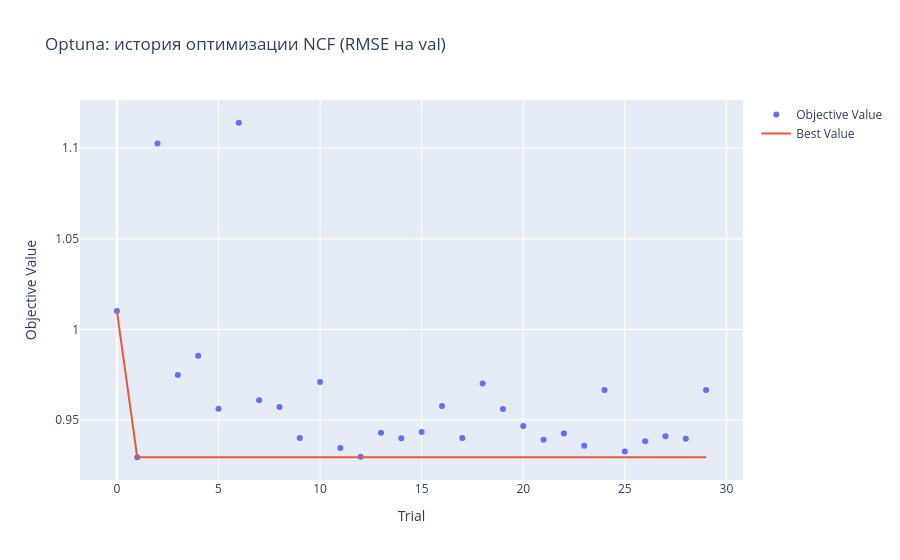
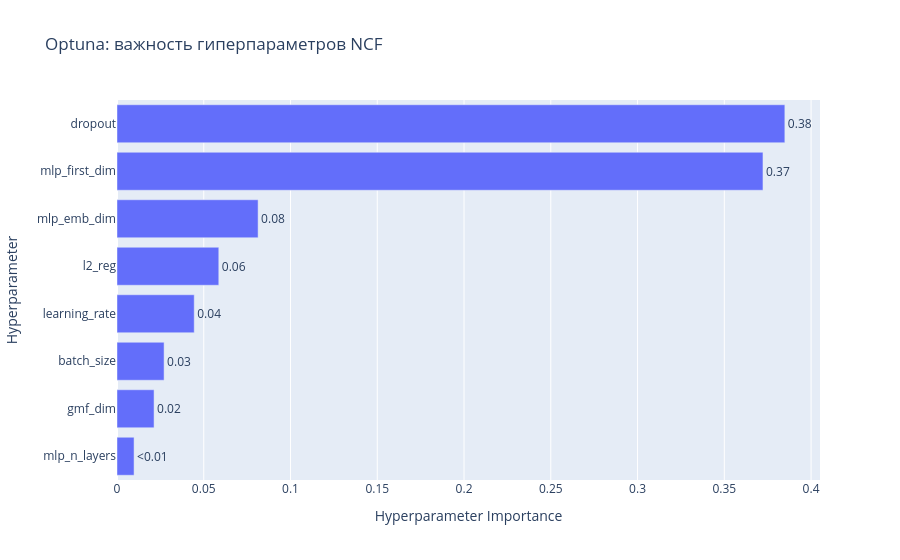
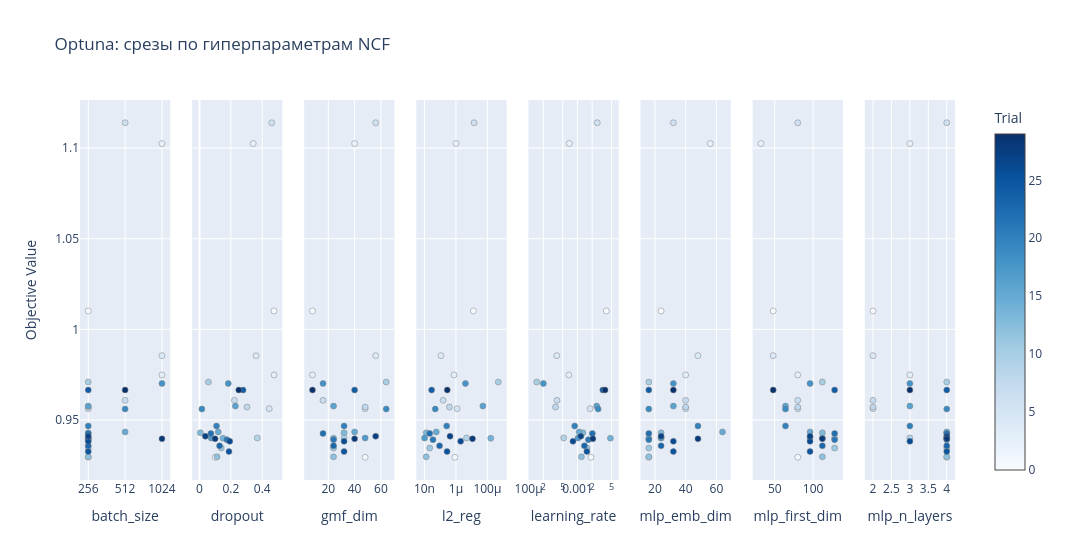

The notebook cell these images were saved under, in order:
### Code cell
# ── Визуализация Optuna ─────────────────────────────────────────────────

fig_history = ov.plot_optimization_history(study)
fig_history.update_layout(title='Optuna: история оптимизации NCF (RMSE на val)')
fig_history.write_html(str(MODELS_DIR / 'optuna_ncf_history.html'))
fig_history.show()

fig_importance = ov.plot_param_importances(study)
fig_importance.update_layout(title='Optuna: важность гиперпараметров NCF')
fig_importance.write_html(str(MODELS_DIR / 'optuna_ncf_importance.html'))
fig_importance.show()

fig_slice = ov.plot_slice(study)
fig_slice.update_layout(title='Optuna: срезы по гиперпараметрам NCF')
fig_slice.show()

### Figure 1 — Plotly figure (JSON) as saved in the notebook; plotly's stock layout.template omitted (floating-point values rounded to 4 significant figures)
{"data": [{"mode": "markers", "name": "Objective Value", "type": "scatter", "x": [0, 1, 2, 3, 4, 5, 6, 7, 8, 9, 10, 11, 12, 13, 14, 15, 16, 17, 18, 19, 20, 21, 22, 23, 24, 25, 26, 27, 28, 29], "y": [1.01, 0.9295, 1.103, 0.9749, 0.9855, 0.9563, 1.114, 0.9609, 0.9572, 0.9401, 0.971, 0.9346, 0.9297, 0.943, 0.94, 0.9435, 0.9577, 0.9401, 0.9702, 0.9561, 0.9467, 0.9392, 0.9426, 0.9358, 0.9666, 0.9326, 0.9382, 0.9411, 0.9397, 0.9666]}, {"mode": "lines", "name": "Best Value", "type": "scatter", "x": [0, 1, 2, 3, 4, 5, 6, 7, 8, 9, 10, 11, 12, 13, 14, 15, 16, 17, 18, 19, 20, 21, 22, 23, 24, 25, 26, 27, 28, 29], "y": [1.01, 0.9295, 0.9295, 0.9295, 0.9295, 0.9295, 0.9295, 0.9295, 0.9295, 0.9295, 0.9295, 0.9295, 0.9295, 0.9295, 0.9295, 0.9295, 0.9295, 0.9295, 0.9295, 0.9295, 0.9295, 0.9295, 0.9295, 0.9295, 0.9295, 0.9295, 0.9295, 0.9295, 0.9295, 0.9295]}, {"marker": {"color": "#cccccc"}, "mode": "markers", "name": "Infeasible Trial", "showlegend": false, "type": "scatter", "x": [], "y": []}], "layout": {"title": {"text": "Optuna: история оптимизации NCF (RMSE на val)"}, "xaxis": {"title": {"text": "Trial"}}, "yaxis": {"title": {"text": "Objective Value"}}}}

### Figure 2 — Plotly figure (JSON) as saved in the notebook; plotly's stock layout.template omitted (floating-point values rounded to 4 significant figures)
{"data": [{"cliponaxis": false, "hovertemplate": ["mlp_n_layers (IntDistribution): 0.009834168830634907<extra></extra>", "gmf_dim (IntDistribution): 0.021358802876145375<extra></extra>", "batch_size (CategoricalDistribution): 0.027141080176813135<extra></extra>", "learning_rate (FloatDistribution): 0.04450821981104217<extra></extra>", "l2_reg (FloatDistribution): 0.058665048274653415<extra></extra>", "mlp_emb_dim (IntDistribution): 0.0813172292775503<extra></extra>", "mlp_first_dim (IntDistribution): 0.37228427587880547<extra></extra>", "dropout (FloatDistribution): 0.38489117487435553<extra></extra>"], "name": "Objective Value", "orientation": "h", "text": ["<0.01", "0.02", "0.03", "0.04", "0.06", "0.08", "0.37", "0.38"], "textposition": "outside", "type": "bar", "x": [0.009834, 0.02136, 0.02714, 0.04451, 0.05867, 0.08132, 0.3723, 0.3849], "y": ["mlp_n_layers", "gmf_dim", "batch_size", "learning_rate", "l2_reg", "mlp_emb_dim", "mlp_first_dim", "dropout"]}], "layout": {"title": {"text": "Optuna: важность гиперпараметров NCF"}, "xaxis": {"title": {"text": "Hyperparameter Importance"}}, "yaxis": {"title": {"text": "Hyperparameter"}}}}

### Figure 3 — Plotly figure (JSON) as saved in the notebook; plotly's stock layout.template omitted (floating-point values rounded to 4 significant figures)
{"data": [{"marker": {"color": [0, 1, 2, 3, 4, 5, 6, 7, 8, 9, 10, 11, 12, 13, 14, 15, 16, 17, 18, 19, 20, 21, 22, 23, 24, 25, 26, 27, 28, 29], "colorbar": {"title": {"text": "Trial"}, "x": 1, "xpad": 40}, "colorscale": [[0, "rgb(247,251,255)"], [0.125, "rgb(222,235,247)"], [0.25, "rgb(198,219,239)"], [0.375, "rgb(158,202,225)"], [0.5, "rgb(107,174,214)"], [0.625, "rgb(66,146,198)"], [0.75, "rgb(33,113,181)"], [0.875, "rgb(8,81,156)"], [1, "rgb(8,48,107)"]], "line": {"color": "Grey", "width": 0.5}, "showscale": true}, "mode": "markers", "name": "Feasible Trial", "showlegend": false, "type": "scatter", "x": [256, 256, 1024, 1024, 1024, 256, 512, 512, 256, 256, 256, 256, 256, 256, 256, 512, 256, 256, 1024, 512, 256, 256, 256, 256, 256, 256, 256, 256, 1024, 512], "xaxis": "x", "y": [1.01, 0.9295, 1.103, 0.9749, 0.9855, 0.9563, 1.114, 0.9609, 0.9572, 0.9401, 0.971, 0.9346, 0.9297, 0.943, 0.94, 0.9435, 0.9577, 0.9401, 0.9702, 0.9561, 0.9467, 0.9392, 0.9426, 0.9358, 0.9666, 0.9326, 0.9382, 0.9411, 0.9397, 0.9666], "yaxis": "y"}, {"marker": {"color": [0, 1, 2, 3, 4, 5, 6, 7, 8, 9, 10, 11, 12, 13, 14, 15, 16, 17, 18, 19, 20, 21, 22, 23, 24, 25, 26, 27, 28, 29], "colorbar": {"title": {"text": "Trial"}, "x": 1, "xpad": 40}, "colorscale": [[0, "rgb(247,251,255)"], [0.125, "rgb(222,235,247)"], [0.25, "rgb(198,219,239)"], [0.375, "rgb(158,202,225)"], [0.5, "rgb(107,174,214)"], [0.625, "rgb(66,146,198)"], [0.75, "rgb(33,113,181)"], [0.875, "rgb(8,81,156)"], [1, "rgb(8,48,107)"]], "line": {"color": "Grey", "width": 0.5}, "showscale": false}, "mode": "markers", "name": "Feasible Trial", "showlegend": false, "type": "scatter", "x": [0.4751, 0.1, 0.3425, 0.4756, 0.3606, 0.4447, 0.4607, 0.2228, 0.3029, 0.3686, 0.0568, 0.1387, 0.1119, 0.005558, 0.15, 0.1195, 0.2288, 0.07449, 0.1834, 0.01531, 0.1086, 0.1744, 0.07246, 0.128, 0.2778, 0.1879, 0.1931, 0.03748, 0.09983, 0.2503], "xaxis": "x2", "y": [1.01, 0.9295, 1.103, 0.9749, 0.9855, 0.9563, 1.114, 0.9609, 0.9572, 0.9401, 0.971, 0.9346, 0.9297, 0.943, 0.94, 0.9435, 0.9577, 0.9401, 0.9702, 0.9561, 0.9467, 0.9392, 0.9426, 0.9358, 0.9666, 0.9326, 0.9382, 0.9411, 0.9397, 0.9666], "yaxis": "y2"}, {"marker": {"color": [0, 1, 2, 3, 4, 5, 6, 7, 8, 9, 10, 11, 12, 13, 14, 15, 16, 17, 18, 19, 20, 21, 22, 23, 24, 25, 26, 27, 28, 29], "colorbar": {"title": {"text": "Trial"}, "x": 1, "xpad": 40}, "colorscale": [[0, "rgb(247,251,255)"], [0.125, "rgb(222,235,247)"], [0.25, "rgb(198,219,239)"], [0.375, "rgb(158,202,225)"], [0.5, "rgb(107,174,214)"], [0.625, "rgb(66,146,198)"], [0.75, "rgb(33,113,181)"], [0.875, "rgb(8,81,156)"], [1, "rgb(8,48,107)"]], "line": {"color": "Grey", "width": 0.5}, "showscale": false}, "mode": "markers", "name": "Feasible Trial", "showlegend": false, "type": "scatter", "x": [8, 48, 40, 8, 56, 48, 56, 16, 48, 32, 64, 24, 24, 32, 24, 40, 24, 48, 16, 64, 32, 24, 16, 24, 40, 32, 32, 56, 40, 8], "xaxis": "x3", "y": [1.01, 0.9295, 1.103, 0.9749, 0.9855, 0.9563, 1.114, 0.9609, 0.9572, 0.9401, 0.971, 0.9346, 0.9297, 0.943, 0.94, 0.9435, 0.9577, 0.9401, 0.9702, 0.9561, 0.9467, 0.9392, 0.9426, 0.9358, 0.9666, 0.9326, 0.9382, 0.9411, 0.9397, 0.9666], "yaxis": "y3"}, {"marker": {"color": [0, 1, 2, 3, 4, 5, 6, 7, 8, 9, 10, 11, 12, 13, 14, 15, 16, 17, 18, 19, 20, 21, 22, 23, 24, 25, 26, 27, 28, 29], "colorbar": {"title": {"text": "Trial"}, "x": 1, "xpad": 40}, "colorscale": [[0, "rgb(247,251,255)"], [0.125, "rgb(222,235,247)"], [0.25, "rgb(198,219,239)"], [0.375, "rgb(158,202,225)"], [0.5, "rgb(107,174,214)"], [0.625, "rgb(66,146,198)"], [0.75, "rgb(33,113,181)"], [0.875, "rgb(8,81,156)"], [1, "rgb(8,48,107)"]], "line": {"color": "Grey", "width": 0.5}, "showscale": false}, "mode": "markers", "name": "Feasible Trial", "showlegend": false, "type": "scatter", "x": [1.287e-05, 8.701e-07, 1.015e-06, 7.57e-07, 1.124e-07, 1.19e-06, 1.426e-05, 1.537e-07, 3.878e-07, 4.734e-06, 0.0004939, 2.171e-08, 1.298e-08, 1.303e-08, 0.0001642, 5.657e-08, 5.177e-05, 1.024e-08, 4.032e-06, 4.867e-08, 2.593e-07, 3.491e-08, 2.173e-08, 9.13e-08, 2.869e-08, 2.742e-07, 1.996e-06, 4.23e-07, 1.134e-05, 2.829e-07], "xaxis": "x4", "y": [1.01, 0.9295, 1.103, 0.9749, 0.9855, 0.9563, 1.114, 0.9609, 0.9572, 0.9401, 0.971, 0.9346, 0.9297, 0.943, 0.94, 0.9435, 0.9577, 0.9401, 0.9702, 0.9561, 0.9467, 0.9392, 0.9426, 0.9358, 0.9666, 0.9326, 0.9382, 0.9411, 0.9397, 0.9666], "yaxis": "y4"}, {"marker": {"color": [0, 1, 2, 3, 4, 5, 6, 7, 8, 9, 10, 11, 12, 13, 14, 15, 16, 17, 18, 19, 20, 21, 22, 23, 24, 25, 26, 27, 28, 29], "colorbar": {"title": {"text": "Trial"}, "x": 1, "xpad": 40}, "colorscale": [[0, "rgb(247,251,255)"], [0.125, "rgb(222,235,247)"], [0.25, "rgb(198,219,239)"], [0.375, "rgb(158,202,225)"], [0.5, "rgb(107,174,214)"], [0.625, "rgb(66,146,198)"], [0.75, "rgb(33,113,181)"], [0.875, "rgb(8,81,156)"], [1, "rgb(8,48,107)"]], "line": {"color": "Grey", "width": 0.5}, "showscale": false}, "mode": "markers", "name": "Feasible Trial", "showlegend": false, "type": "scatter", "x": [0.003903, 0.001891, 0.0006797, 0.0006672, 0.0003783, 0.001813, 0.002547, 0.0003815, 0.0003555, 0.0005219, 0.0001464, 0.001566, 0.001205, 0.001292, 0.004733, 0.001084, 0.002486, 0.001027, 0.0002005, 0.002652, 0.0008776, 0.001675, 0.002023, 0.001389, 0.003307, 0.00156, 0.00081, 0.001173, 0.002073, 0.003677], "xaxis": "x5", "y": [1.01, 0.9295, 1.103, 0.9749, 0.9855, 0.9563, 1.114, 0.9609, 0.9572, 0.9401, 0.971, 0.9346, 0.9297, 0.943, 0.94, 0.9435, 0.9577, 0.9401, 0.9702, 0.9561, 0.9467, 0.9392, 0.9426, 0.9358, 0.9666, 0.9326, 0.9382, 0.9411, 0.9397, 0.9666], "yaxis": "y5"}, {"marker": {"color": [0, 1, 2, 3, 4, 5, 6, 7, 8, 9, 10, 11, 12, 13, 14, 15, 16, 17, 18, 19, 20, 21, 22, 23, 24, 25, 26, 27, 28, 29], "colorbar": {"title": {"text": "Trial"}, "x": 1, "xpad": 40}, "colorscale": [[0, "rgb(247,251,255)"], [0.125, "rgb(222,235,247)"], [0.25, "rgb(198,219,239)"], [0.375, "rgb(158,202,225)"], [0.5, "rgb(107,174,214)"], [0.625, "rgb(66,146,198)"], [0.75, "rgb(33,113,181)"], [0.875, "rgb(8,81,156)"], [1, "rgb(8,48,107)"]], "line": {"color": "Grey", "width": 0.5}, "showscale": false}, "mode": "markers", "name": "Feasible Trial", "showlegend": false, "type": "scatter", "x": [24, 16, 56, 40, 48, 40, 32, 40, 40, 24, 16, 16, 16, 24, 16, 64, 32, 24, 32, 16, 48, 16, 16, 24, 16, 32, 32, 24, 48, 32], "xaxis": "x6", "y": [1.01, 0.9295, 1.103, 0.9749, 0.9855, 0.9563, 1.114, 0.9609, 0.9572, 0.9401, 0.971, 0.9346, 0.9297, 0.943, 0.94, 0.9435, 0.9577, 0.9401, 0.9702, 0.9561, 0.9467, 0.9392, 0.9426, 0.9358, 0.9666, 0.9326, 0.9382, 0.9411, 0.9397, 0.9666], "yaxis": "y6"}, {"marker": {"color": [0, 1, 2, 3, 4, 5, 6, 7, 8, 9, 10, 11, 12, 13, 14, 15, 16, 17, 18, 19, 20, 21, 22, 23, 24, 25, 26, 27, 28, 29], "colorbar": {"title": {"text": "Trial"}, "x": 1, "xpad": 40}, "colorscale": [[0, "rgb(247,251,255)"], [0.125, "rgb(222,235,247)"], [0.25, "rgb(198,219,239)"], [0.375, "rgb(158,202,225)"], [0.5, "rgb(107,174,214)"], [0.625, "rgb(66,146,198)"], [0.75, "rgb(33,113,181)"], [0.875, "rgb(8,81,156)"], [1, "rgb(8,48,107)"]], "line": {"color": "Grey", "width": 0.5}, "showscale": false}, "mode": "markers", "name": "Feasible Trial", "showlegend": false, "type": "scatter", "x": [48, 80, 32, 80, 48, 80, 80, 80, 80, 128, 112, 128, 112, 112, 96, 96, 64, 112, 96, 64, 64, 128, 128, 112, 128, 96, 96, 96, 112, 48], "xaxis": "x7", "y": [1.01, 0.9295, 1.103, 0.9749, 0.9855, 0.9563, 1.114, 0.9609, 0.9572, 0.9401, 0.971, 0.9346, 0.9297, 0.943, 0.94, 0.9435, 0.9577, 0.9401, 0.9702, 0.9561, 0.9467, 0.9392, 0.9426, 0.9358, 0.9666, 0.9326, 0.9382, 0.9411, 0.9397, 0.9666], "yaxis": "y7"}, {"marker": {"color": [0, 1, 2, 3, 4, 5, 6, 7, 8, 9, 10, 11, 12, 13, 14, 15, 16, 17, 18, 19, 20, 21, 22, 23, 24, 25, 26, 27, 28, 29], "colorbar": {"title": {"text": "Trial"}, "x": 1, "xpad": 40}, "colorscale": [[0, "rgb(247,251,255)"], [0.125, "rgb(222,235,247)"], [0.25, "rgb(198,219,239)"], [0.375, "rgb(158,202,225)"], [0.5, "rgb(107,174,214)"], [0.625, "rgb(66,146,198)"], [0.75, "rgb(33,113,181)"], [0.875, "rgb(8,81,156)"], [1, "rgb(8,48,107)"]], "line": {"color": "Grey", "width": 0.5}, "showscale": false}, "mode": "markers", "name": "Feasible Trial", "showlegend": false, "type": "scatter", "x": [2, 4, 3, 3, 2, 2, 4, 2, 2, 3, 4, 4, 4, 4, 4, 4, 3, 4, 3, 4, 3, 4, 4, 4, 4, 4, 3, 4, 4, 3], "xaxis": "x8", "y": [1.01, 0.9295, 1.103, 0.9749, 0.9855, 0.9563, 1.114, 0.9609, 0.9572, 0.9401, 0.971, 0.9346, 0.9297, 0.943, 0.94, 0.9435, 0.9577, 0.9401, 0.9702, 0.9561, 0.9467, 0.9392, 0.9426, 0.9358, 0.9666, 0.9326, 0.9382, 0.9411, 0.9397, 0.9666], "yaxis": "y8"}], "layout": {"title": {"text": "Optuna: срезы по гиперпараметрам NCF"}, "width": 2400, "xaxis": {"anchor": "y", "categoryarray": [256, 512, 1024], "categoryorder": "array", "domain": [0, 0.1031], "title": {"text": "batch_size"}, "type": "category"}, "xaxis2": {"anchor": "y2", "domain": [0.1281, 0.2312], "title": {"text": "dropout"}}, "xaxis3": {"anchor": "y3", "domain": [0.2562, 0.3594], "title": {"text": "gmf_dim"}}, "xaxis4": {"anchor": "y4", "domain": [0.3844, 0.4875], "title": {"text": "l2_reg"}, "type": "log"}, "xaxis5": {"anchor": "y5", "domain": [0.5125, 0.6156], "title": {"text": "learning_rate"}, "type": "log"}, "xaxis6": {"anchor": "y6", "domain": [0.6406, 0.7438], "title": {"text": "mlp_emb_dim"}}, "xaxis7": {"anchor": "y7", "domain": [0.7688, 0.8719], "title": {"text": "mlp_first_dim"}}, "xaxis8": {"anchor": "y8", "domain": [0.8969, 1], "title": {"text": "mlp_n_layers"}}, "yaxis": {"anchor": "x", "domain": [0, 1], "title": {"text": "Objective Value"}}, "yaxis2": {"anchor": "x2", "domain": [0, 1], "matches": "y", "showticklabels": false}, "yaxis3": {"anchor": "x3", "domain": [0, 1], "matches": "y", "showticklabels": false}, "yaxis4": {"anchor": "x4", "domain": [0, 1], "matches": "y", "showticklabels": false}, "yaxis5": {"anchor": "x5", "domain": [0, 1], "matches": "y", "showticklabels": false}, "yaxis6": {"anchor": "x6", "domain": [0, 1], "matches": "y", "showticklabels": false}, "yaxis7": {"anchor": "x7", "domain": [0, 1], "matches": "y", "showticklabels": false}, "yaxis8": {"anchor": "x8", "domain": [0, 1], "matches": "y", "showticklabels": false}}}
